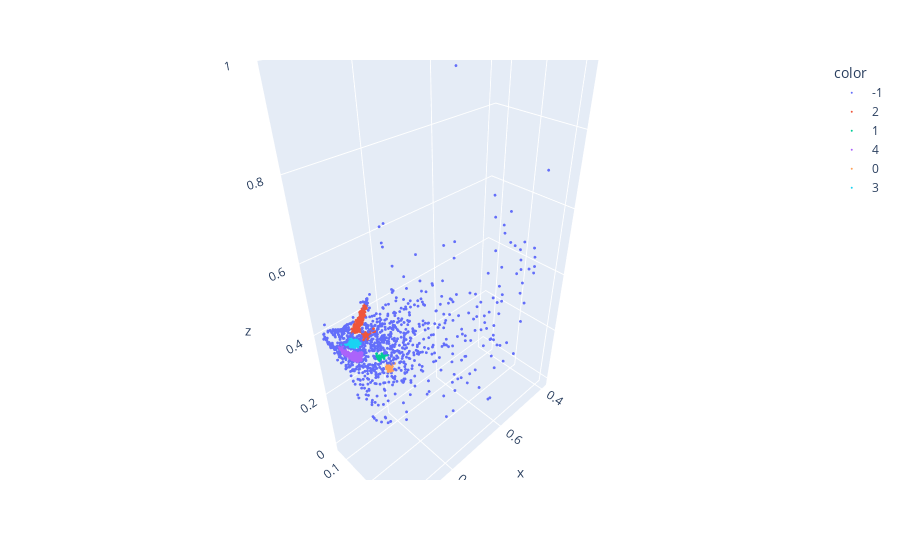

The notebook cell this image was saved under:
### Code cell
clustering = sklearn.cluster.HDBSCAN(min_cluster_size=20, cluster_selection_method="leaf").fit_predict(egci_points)


df['egci_clusters'] = clustering.astype(str)

fig = px.scatter_3d(x=egci_points[:,0], y=egci_points[:,1], z=egci_points[:,2], color = df['egci_clusters'])
fig.update_traces(marker_size = 1)
fig.show()
